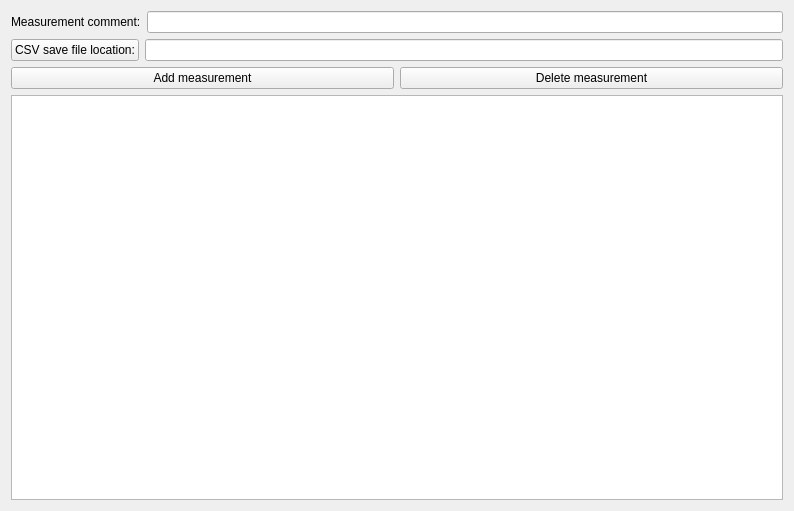
<?xml version="1.0" encoding="UTF-8"?>
<ui version="4.0">
 <class>MeasurementListWindow</class>
 <widget class="QWidget" name="MeasurementListWindow">
  <property name="geometry">
   <rect>
    <x>0</x>
    <y>0</y>
    <width>794</width>
    <height>511</height>
   </rect>
  </property>
  <property name="windowTitle">
   <string>Measurement list</string>
  </property>
  <property name="windowIcon">
   <iconset resource="../../../../resources/icons/buttons/buttonicons.qrc">
    <normaloff>:/icons/buttons/application_cascade.png</normaloff>:/icons/buttons/application_cascade.png</iconset>
  </property>
  <layout class="QGridLayout" name="gridLayout">
   <item row="0" column="0">
    <layout class="QVBoxLayout" name="verticalLayout">
     <item>
      <layout class="QHBoxLayout" name="horizontalLayout_2">
       <item>
        <widget class="QLabel" name="label">
         <property name="text">
          <string>Measurement comment:</string>
         </property>
        </widget>
       </item>
       <item>
        <widget class="QLineEdit" name="measurementCommentLineEdit"/>
       </item>
      </layout>
     </item>
     <item>
      <layout class="QHBoxLayout" name="horizontalLayout_3">
       <item>
        <widget class="QPushButton" name="csvFileSaveLocationPushButton">
         <property name="text">
          <string>CSV save file location:</string>
         </property>
        </widget>
       </item>
       <item>
        <widget class="QLineEdit" name="csvSaveFileLocationLineEdit">
         <property name="readOnly">
          <bool>true</bool>
         </property>
        </widget>
       </item>
      </layout>
     </item>
     <item>
      <layout class="QHBoxLayout" name="horizontalLayout">
       <item>
        <widget class="QPushButton" name="addMeasurementPushButton">
         <property name="text">
          <string>Add measurement</string>
         </property>
        </widget>
       </item>
       <item>
        <widget class="QPushButton" name="deleteMeasurementPushButton">
         <property name="text">
          <string>Delete measurement</string>
         </property>
        </widget>
       </item>
      </layout>
     </item>
     <item>
      <widget class="QListWidget" name="measurementListWidget"/>
     </item>
    </layout>
   </item>
  </layout>
 </widget>
 <resources>
  <include location="../../../../resources/icons/buttons/buttonicons.qrc"/>
  <include location="../../../../resources/icons/buttons/buttonicons.qrc"/>
  <include location="../../../../resources/icons/buttons/buttonicons.qrc"/>
 </resources>
 <connections/>
</ui>
